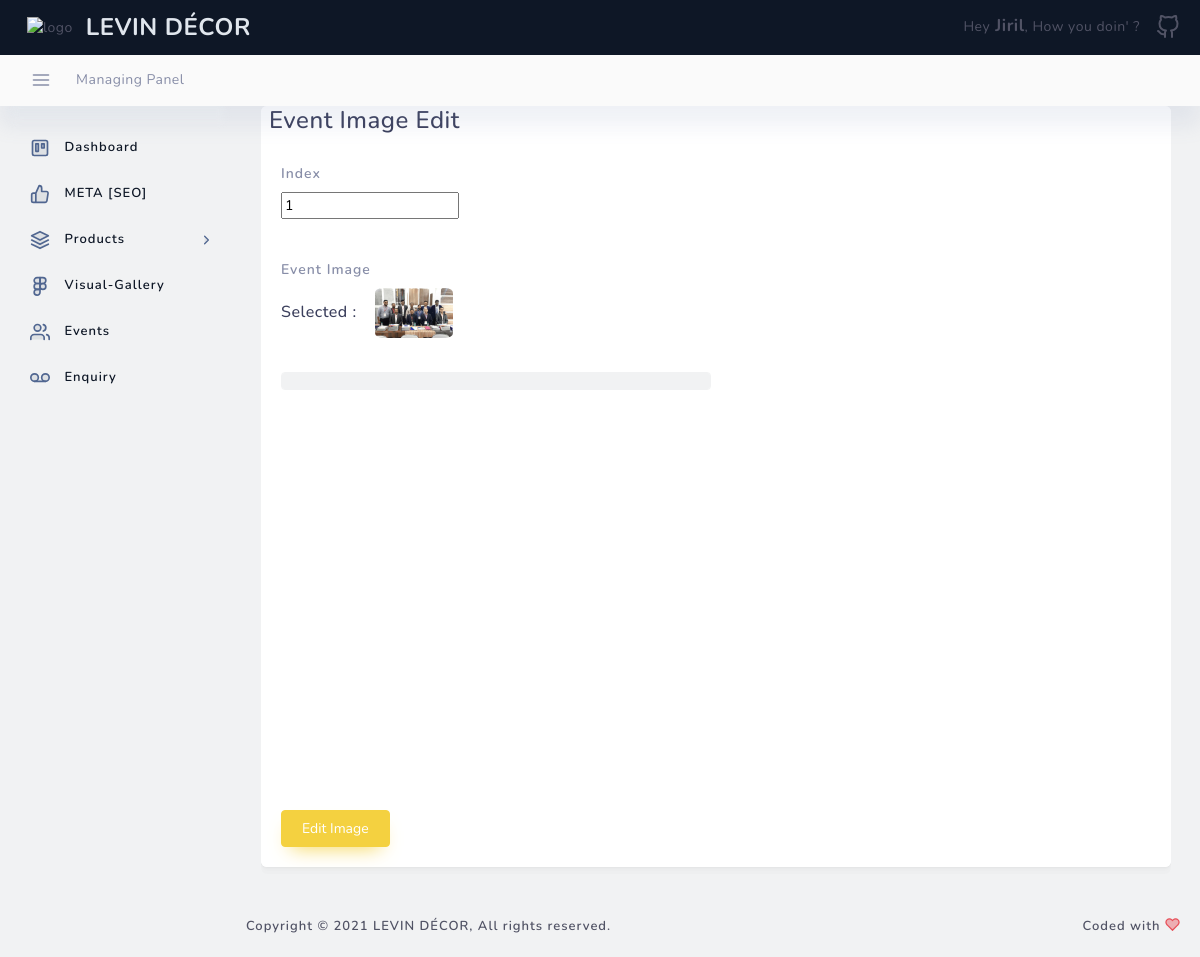
/panel/event/image/edit/2/2/ (signed in), run on the app's committed database.
### panel/models.py (models this page shows, shortened)
class Event_Images(models.Model) :
    fk = models.ForeignKey(Event, on_delete=models.CASCADE, null=True, blank=True)
    index = models.IntegerField(default=0, null=True, blank=True)
    image1 = models.ImageField(upload_to="events", null=True, blank=True)

### panel/views.py (the view, shortened to what this page needs)
# urls.py: url(r'^panel/event/image/edit/(?P<event_pk>\d+)/(?P<event_image_pk>\d+)/$', views.event_image_edit, name='event_image_edit'),
@login_required
def event_image_edit(request, event_pk, event_image_pk) :
    try :
        event = Event.objects.get(pk=event_pk)
    except :
        msg = "Event not found, try again later !"
        messages.success(request, msg)
        return redirect('event_back')
    try :
        event_image = Event_Images.objects.get(pk=event_image_pk)
    except :
        msg = "Event Image not found, try going back, refresh the page and give it a one more try !"
        messages.success(request, msg)
        return redirect('event_image', event_pk)
    events = Event.objects.all()
    send = {
        'event': event,
        'events': events,
        'event_image': event_image
    }
    return render(request, 'back/panel/event_image_edit.html', send)

### levin_main/templates/back/panel/event_image_edit.html (shortened to what this page needs)
{% extends 'back/master_back.html' %}
{% load static %}
    {% block headblock %}
        <link rel="stylesheet" href="{% static 'back/plugins/smartphoto/smartphoto.min.css' %}">
    {% endblock %}
    {% block page_content %}
    <div class="container">
        <div class="container">
            <div id="ftFormArray" class="col-lg-12 layout-spacing" style="padding-bottom: 60px;">
                <div class="statbox widget box box-shadow">
                    <div class="widget-header">
                        <div class="row">
                            <div class="col-xl-12 col-md-12 col-sm-12 col-12">
                                <h4>Event Image Edit</h4>
                            </div>
                        </div>
                    </div>
                    <div class="widget-content widget-content-area custom-autocomplete h-100">
                        <form onsubmit="myFunction()" action="{% url 'event_image_edit' event_pk=event.pk event_image_pk=event_image.pk %}" method="post" id="quillForm1" name="quillForm1" enctype="multipart/form-data" class="form-horizontal">
                            <div class="form-row mb-4">
                                <div class="form-group col-md-3">
                                    <label for="index">Index</label>
                                    <input type="number" id="index" name="index" value="{{event_image.index}}" required>
                                </div>
                            </div>
                            <div class="form-row mb-4">
                                <div class="form-group col-md-6">
                                    <label for="image1" style="margin-bottom: 0px;">Event Image</label>
                                    <h6 class="mt-2">Selected : &nbsp;&nbsp;
                                        {% if event_image.image1 %}
                                        <a href="{{event_image.image1.url}}" class="js-smartPhoto" data-caption="" >
                                            <img src="{{event_image.image1.url}}" alt="event_image" style="height: 50px; border-radius: 10%;">
                                        </a>
                                        {% else %}
                                            <h6>None</h6>
                                        {% endif %}
                                    </h6>
                                    <div class="custom-file-container" data-upload-id="myFirstImage">
                                        <label class="custom-file-container__custom-file" >
                                            <span class="custom-file-container__custom-file__custom-file-control"></span>
                                        </label>
                                        <div class="custom-file-container__image-preview"></div>
                                    </div>
                                </div>
                            </div>
                            <button type="submit" class="btn btn-primary mt-3">Edit Image</button>
                        </form>
                    </div>
                </div>
            </div>
        </div>
    </div>
    {% endblock %}

### levin_main/templates/back/master_back.html (shortened to what this page needs)
{% load static %}
<!DOCTYPE html>
<html lang="en">
<head>
    <link href="{% static 'back/assets/css/loader.css' %}" rel="stylesheet" type="text/css" />
    <link href="{% static 'back/bootstrap/css/bootstrap.min.css' %}" rel="stylesheet" type="text/css" />
    <link href="{% static 'back/assets/css/plugins.css' %}" rel="stylesheet" type="text/css" />
    <link href="{% static 'back/plugins/apex/apexcharts.css' %}" rel="stylesheet" type="text/css">
    <link href="{% static 'back/assets/css/dashboard/dash_1.css' %}" rel="stylesheet" type="text/css" />
    <link rel="stylesheet" type="text/css" href="{% static 'back/assets/css/widgets/modules-widgets.css' %}">
    <link href="{% static 'back/assets/css/scrollspyNav.css' %}" rel="stylesheet" type="text/css" />
    <link href="{% static 'back/plugins/autocomplete/autocomplete.css' %}" rel="stylesheet" type="text/css" />
    <link href="{% static 'back/plugins/flatpickr/flatpickr.css' %}" rel="stylesheet" type="text/css">
    <link href="{% static 'back/plugins/flatpickr/custom-flatpickr.css' %}" rel="stylesheet" type="text/css">
    <link rel="stylesheet" type="text/css" href="{% static 'back/plugins/select2/select2.min.css' %}">
    <link rel="stylesheet" type="text/css" href="{% static 'back/plugins/bootstrap-select/bootstrap-select.min.css' %}">
    <link rel="stylesheet" type="text/css" href="{% static 'back/plugins/bootstrap-touchspin/jquery.bootstrap-touchspin.min.css' %}">
    <link rel="stylesheet" type="text/css" href="{% static 'back/assets/css/forms/switches.css' %}">
    <link rel="stylesheet" type="text/css" href="{% static 'back/plugins/file-upload/file-upload-with-preview.min.css' %}">
    <link rel="stylesheet" type="text/css" href="{% static 'back/plugins/editors/quill/quill.snow.css' %}">
    <link rel="stylesheet" type="text/css" href="{% static 'back/assets/css/elements/search.css' %}">
    {% block headblock %}
    {% endblock %}
</head>
<body>
    <div class="header-container fixed-top">
        <header class="header navbar navbar-expand-sm">
            <ul class="navbar-item theme-brand flex-row  text-center">
                <li class="nav-item theme-logo">
                    <a href="{% url 'panel' %}">
                        <img src="{% static 'front/images/Levin.png' %}" class="navbar-logo" alt="logo">
                    </a>
                </li>
                <li class="nav-item theme-text">
                    <a href="{% url 'panel' %}" class="nav-link"> LEVIN DÉCOR </a>
                </li>
            </ul>
            <ul class="navbar-item flex-row ml-md-auto">
                <li class="nav-item dropdown message-dropdown">
                    <a href="javascript:void(0);" class="nav-link dropdown-toggle" id="messageDropdown" data-toggle="dropdown" aria-haspopup="true" aria-expanded="false">
                        Hey<b style="font-size: 17px;"> {{request.user.first_name}}</b>, How you doin' ?
                    </a>
                </li>
                <li class="nav-item dropdown user-profile-dropdown">
                    <a href="javascript:void(0);" class="nav-link dropdown-toggle user" id="userProfileDropdown" data-toggle="dropdown" aria-haspopup="true" aria-expanded="true">
                    </a>
                </li>
            </ul>
        </header>
    </div>
    <div class="sub-header-container">
        <header class="header navbar navbar-expand-sm">
            <a href="javascript:void(0);" class="sidebarCollapse" data-placement="bottom"></a>
            <ul class="navbar-nav flex-row">
                <li>
                    <div class="page-header">
                        <nav class="breadcrumb-one" aria-label="breadcrumb">
                            <ol class="breadcrumb">
                                <li class="breadcrumb-item"><a href="javascript:void(0);">Managing Panel</a></li>
                            </ol>
                        </nav>
                    </div>
                </li>
            </ul>
        </header>
    </div>
    <div class="main-container" id="container">
        <div class="sidebar-wrapper sidebar-theme">
            <nav id="sidebar">
                <div class="shadow-bottom"></div>
                <ul class="list-unstyled menu-categories" id="accordionExample">
                    <li class="menu">
                        <a href="{% url 'panel' %}" aria-expanded="false" class="dropdown-toggle">
                            <div class="">
                                <span>Dashboard</span>
                            </div>
                        </a>
                    </li>
                    <li class="menu">
                        <a href="{% url 'page_handler' %}" aria-expanded="false" class="dropdown-toggle">
                            <div class="">
                                <span>META [SEO]</span>
                            </div>
                        </a>
                    </li>
                    <li class="menu">
                        <a href="#product" data-toggle="collapse" aria-expanded="false" class="dropdown-toggle">
                            <div class="">
                                <span>Products</span>
                            </div>
                            <div>
                                <svg xmlns="http://www.w3.org/2000/svg" width="24" height="24" viewBox="0 0 24 24" fill="none" stroke="currentColor" stroke-width="2" stroke-linecap="round" stroke-linejoin="round" class="feather feather-chevron-right"><polyline points="9 18 15 12 9 6"></polyline></svg>
                            </div>
                        </a>
                    </li>
                    <li class="menu">
                        <a href="{% url 'vsg_back' %}" aria-expanded="false" class="dropdown-toggle">
                            <div class="">
                                <span>Visual-Gallery</span>
                            </div>
                        </a>
                    </li>
                    <li class="menu">
                        <a href="{% url 'event_back' %}" aria-expanded="false" class="dropdown-toggle">
                            <div class="">
                                <span>Events</span>
                            </div>
                        </a>
                    </li>
                    <li class="menu">
                        <a href="{% url 'enquiry' %}" aria-expanded="false" class="dropdown-toggle">
                            <div class="">
                                <span>Enquiry</span>
                            </div>
                        </a>
                    </li>
                </ul>
            </nav>
        </div>
        <div id="content" class="main-content" style="padding-bottom: 30px;">
            {% block page_content %}
            {% endblock %}
            <div class="footer-wrapper" style="position: absolute; padding-top: 30px !important; bottom: 10px;">
                <div class="footer-section f-section-1">
                    <p class="">Copyright © 2021 <a target="_blank" href="{% url 'home' %}">LEVIN DÉCOR</a>, All rights reserved.</p>
                </div>
                <div class="footer-section f-section-2">
                    <p class="">Coded with </p>
                </div>
            </div>
        </div>
    </div>
</body>
</html>

### static/back/assets/css/dashboard/dash_1.css (style rules this page uses)
.layout-spacing { padding-bottom: 25px; }
.widget { position: relative; padding: 20px; border-radius: 8px; border: none; background: #fff; -webkit-box-shadow: 0 0.1px 0px rgba(0, 0, 0, 0.002), 0 0.2px 0px rgba(0, 0, 0, 0.003), 0 0.4px 0px rgba(0, 0, 0, 0.004), 0 0.6px 0px rgba(0, 0, 0, 0.004), 0 0.9px 0px rgba(0, 0, 0, 0.005), 0 1.2px 0px rgba(0, 0, 0, 0.006), 0 1.8px 0px rgba(0, 0, 0, 0.006), 0 2.6px 0px rgba(0, 0, 0, 0.007), 0 3.9px 0px rgba(0, 0, 0, 0.008), 0 7px 0px rgba(0, 0, 0, 0.01); -moz-box-shadow: 0 0.1px 0px rgba(0, 0, 0, 0.002), 0 0.2px 0px rgba(0, 0, 0, 0.003), 0 0.4px 0px rgba(0, 0, 0, 0.004), 0 0.6px 0px rgba(0, 0, 0, 0.004), 0 0.9px 0px rgba(0, 0, 0, 0.005), 0 1.2px 0px rgba(0, 0, 0, 0.006), 0 1.8px 0px rgba(0, 0, 0, 0.006), 0 2.6px 0px rgba(0, 0, 0, 0.007), 0 3.9px 0px rgba(0, 0, 0, 0.008), 0 7px 0px rgba(0, 0, 0, 0.01); box-shadow: 0 0.1px 0px rgba(0, 0, 0, 0.002), 0 0.2px 0px rgba(0, 0, 0, 0.003), 0 0.4px 0px rgba(0, 0, 0, 0.004), 0 0.6px 0px rgba(0, 0, 0, 0.004), 0 0.9px 0px rgba(0, 0, 0, 0.005), 0 1.2px 0px rgba(0, 0, 0, 0.006), 0 1.8px 0px rgba(0, 0, 0, 0.006), 0 2.6px 0px rgba(0, 0, 0, 0.007), 0 3.9px 0px rgba(0, 0, 0, 0.008), 0 7px 0px rgba(0, 0, 0, 0.01); }

### static/back/assets/css/widgets/modules-widgets.css (style rules this page uses)
.layout-spacing { padding-bottom: 30px; }
.widget { position: relative; padding: 0; border-radius: 6px; border: none; -webkit-box-shadow: 0 0.1px 0px rgba(0, 0, 0, 0.002), 0 0.2px 0px rgba(0, 0, 0, 0.003), 0 0.4px 0px rgba(0, 0, 0, 0.004), 0 0.6px 0px rgba(0, 0, 0, 0.004), 0 0.9px 0px rgba(0, 0, 0, 0.005), 0 1.2px 0px rgba(0, 0, 0, 0.006), 0 1.8px 0px rgba(0, 0, 0, 0.006), 0 2.6px 0px rgba(0, 0, 0, 0.007), 0 3.9px 0px rgba(0, 0, 0, 0.008), 0 7px 0px rgba(0, 0, 0, 0.01); -moz-box-shadow: 0 0.1px 0px rgba(0, 0, 0, 0.002), 0 0.2px 0px rgba(0, 0, 0, 0.003), 0 0.4px 0px rgba(0, 0, 0, 0.004), 0 0.6px 0px rgba(0, 0, 0, 0.004), 0 0.9px 0px rgba(0, 0, 0, 0.005), 0 1.2px 0px rgba(0, 0, 0, 0.006), 0 1.8px 0px rgba(0, 0, 0, 0.006), 0 2.6px 0px rgba(0, 0, 0, 0.007), 0 3.9px 0px rgba(0, 0, 0, 0.008), 0 7px 0px rgba(0, 0, 0, 0.01); box-shadow: 0 0.1px 0px rgba(0, 0, 0, 0.002), 0 0.2px 0px rgba(0, 0, 0, 0.003), 0 0.4px 0px rgba(0, 0, 0, 0.004), 0 0.6px 0px rgba(0, 0, 0, 0.004), 0 0.9px 0px rgba(0, 0, 0, 0.005), 0 1.2px 0px rgba(0, 0, 0, 0.006), 0 1.8px 0px rgba(0, 0, 0, 0.006), 0 2.6px 0px rgba(0, 0, 0, 0.007), 0 3.9px 0px rgba(0, 0, 0, 0.008), 0 7px 0px rgba(0, 0, 0, 0.01); }

### static/back/assets/css/scrollspyNav.css (style rules this page uses)
#content > .container { display: flex; max-width: 100%!important; margin-left: 80px; margin-left: 2px; padding: 0 16px!important; }
#content > .container > .container { padding: 0; margin: 0; }

### static/back/assets/css/main.css (style rules this page uses)
html { min-height: 100% }
body { color: #888ea8; height: 100%; font-size: 0.875rem; background: #f1f2f3; overflow-x: hidden; overflow-y: auto; letter-spacing: 0.0312rem; font-family: 'Nunito', sans-serif; }
h1, h2, h3, h4, h5, h6 { color: #3b3f5c; }
p { margin-top: 0; margin-bottom: 0.625rem; color: #515365 }
a { color: #515365; outline: none; }
.form-group label, label { font-size: 15px; color: #acb0c3; letter-spacing: 1px; }
.dropdown-toggle:after { display: none; }
.dropdown-toggle svg.feather[class*="feather-chevron-"] { width: 15px; height: 15px; vertical-align: middle; }
.btn { padding: 0.4375rem 1.25rem; text-shadow: none; font-size: 14px; color: #3b3f5c; font-weight: normal; white-space: normal; word-wrap: break-word; transition: .2s ease-out; touch-action: manipulation; cursor: pointer; background-color: #f1f2f3; box-shadow: 0px 5px 20px 0 rgba(0, 0, 0, 0.1); will-change: opacity, transform; transition: all 0.3s ease-out; -webkit-transition: all 0.3s ease-out; }
.btn-primary { color: #fff !important; background-color: #F4D140!important; border-color: #F4D140; box-shadow: 0 10px 20px -10px #F4D140; }
.statbox .widget-content:before, .statbox .widget-content:after { display: table; content: ""; line-height: 0; clear: both }

### levin_main/templates/back/master_back.html (style rules this page uses)
.form-group label, label { font-size: 14px; font-weight: 600; color: #888ea8; }

### levin_main/templates/back/panel/event_image_edit.html (style rules this page uses)
input[type=number] { -moz-appearance: textfield; }

### data on the page
Event_Images: index "1", image1 (picture)

### other printed values
{{ request.user.first_name }} "Jiril"
